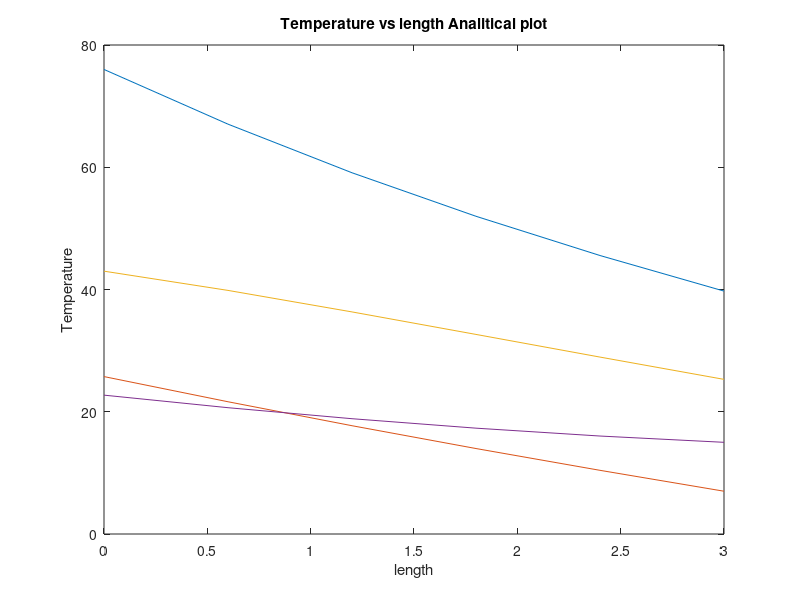

The MATLAB source for this figure:
function temperature_analitic
e=input('give the number of elements');
x=0:3/e:3;
t1=-14.4598-1.33859*exp(0.1859*x)+4.16622*exp(-0.5841*x)+87.6321*exp(-0.15036*x);
t2=-14.4598-4.1452*exp(0.18549*x)-0.9446*exp(-0.5841*x)+45.3028*exp(-0.15036*x);
t3=-14.4598-1.2905*exp(0.18549*x)-9.8999*exp(-0.58416*x)+68.6502*exp(-0.15036*x);
t4=-14.4598+4.9159*exp(0.18549*x)-0.72369*exp(-0.5841*x)+32.985*exp(-0.15036*x);
plot(x,t1,x,t2,x,t3,x,t4)
xlabel('length')
ylabel('Temperature')
title('Temperature vs length Analitical plot')
end
